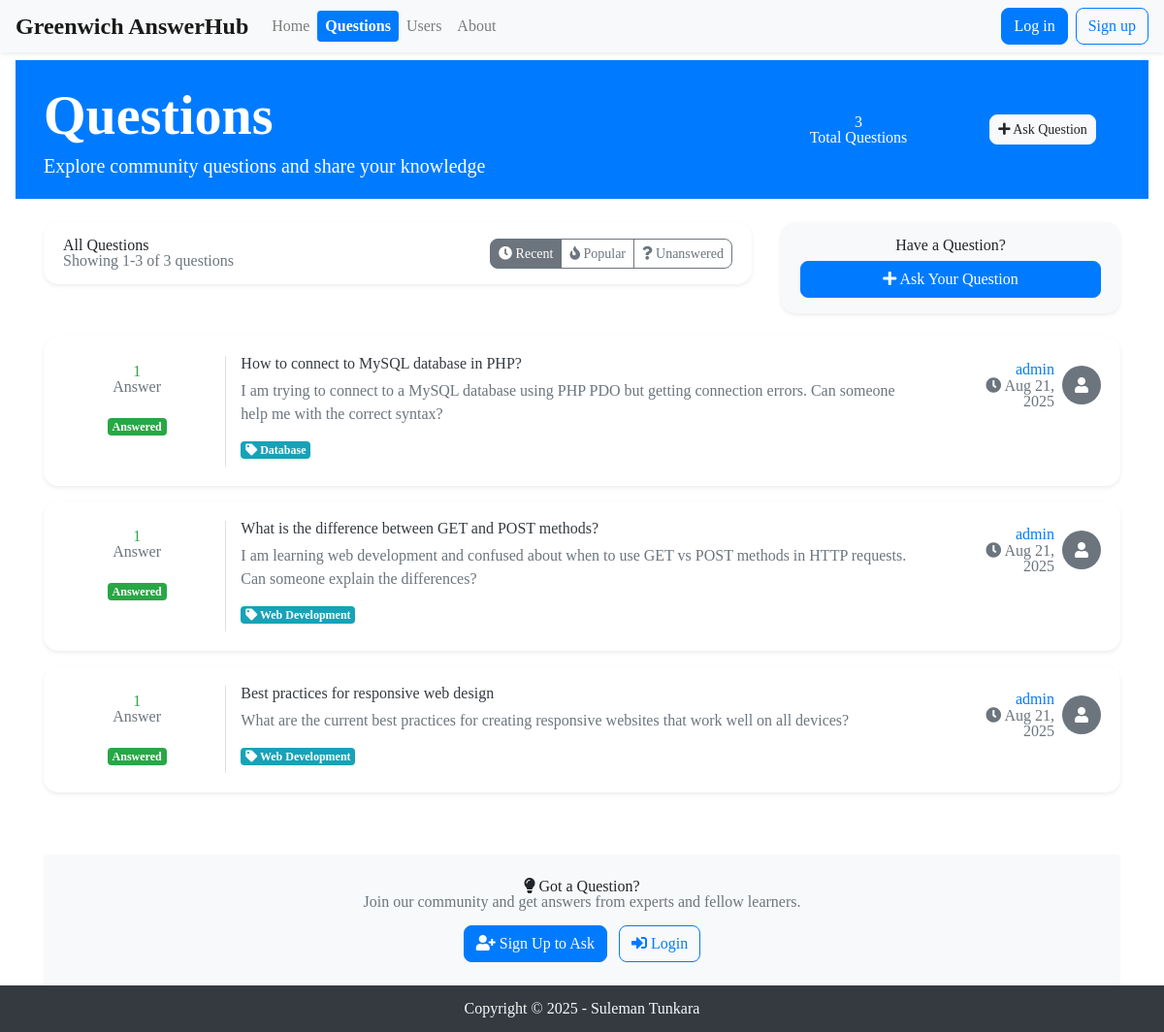
The page /questions.php on the database its author committed.
### tables this page shows
CREATE TABLE `question` (
  `id` int(11) NOT NULL AUTO_INCREMENT,
  `questiontitle` varchar(255) NOT NULL,
  `questiontext` TEXT NOT NULL,
  `questiondate` date NOT NULL,
  `userid` int(11) NOT NULL,
  `categoryid` int(11) NOT NULL,
  `imageData` LONGBLOB NULL,
  `created_at` timestamp NOT NULL DEFAULT current_timestamp(),
  PRIMARY KEY (`id`),
  KEY `idx_userid` (`userid`),
  KEY `idx_categoryid` (`categoryid`),
  KEY `idx_questiondate` (`questiondate`)
);

CREATE TABLE `category` (
  `id` int(11) NOT NULL AUTO_INCREMENT,
  `categoryName` varchar(100) NOT NULL,
  `created_at` timestamp NOT NULL DEFAULT current_timestamp(),
  PRIMARY KEY (`id`),
  KEY `idx_categoryName` (`categoryName`)
);

CREATE TABLE `users` (
  `id` int(11) NOT NULL AUTO_INCREMENT,
  `username` varchar(50) NOT NULL,
  `email` varchar(100) NOT NULL,
  `password` varchar(255) NOT NULL,
  `profile_image` LONGBLOB NULL,
  `created_at` timestamp NOT NULL DEFAULT current_timestamp(),
  PRIMARY KEY (`id`),
  UNIQUE KEY `username` (`username`)
);

### questions.php (called while the page is built, shortened)
<?php
include __DIR__ . '/includes/DatabaseConnection.php';
include __DIR__ . '/includes/DatabaseFunctions.php';
try {
    $questions = getQuestions($pdo);
    $totalQuestions = totalQuestions($pdo);
    $questionsPerPage = 15;
    if ( isset( $_GET[ 'page' ] ) && is_numeric( $_GET[ 'page' ] ) ) {
        $currentPage = $_GET[ 'page' ];
    } else {
        $currentPage = 1;
    }
    $startIndex = ( $currentPage - 1 ) * $questionsPerPage;
    $endIndex = min( $startIndex + $questionsPerPage, $totalQuestions );
    include 'templates/questions.html.php';
} catch (PDOException $e) {
    $title = 'An error has occurred';
    $output = 'Database error: ' . $e->getMessage();
}
include 'templates/layout.html.php';
?>

### includes/DatabaseFunctions.php (called while the page is built, shortened)
<?php
function query( $pdo, $sql, $parameters = [] )
 {
    $query = $pdo->prepare( $sql );
    $query->execute( $parameters );
    return $query;
}
function totalQuestions( $pdo )
 {
    $query = $pdo->prepare( 'SELECT COUNT(*) FROM question' );
    $query->execute();
    return $query->fetchColumn();
}
function getQuestions( $pdo )
 {
    $sql = 'SELECT question.*, users.username, users.profile_image, category.categoryName
            FROM question
            INNER JOIN users ON question.userid = users.id
            INNER JOIN category ON question.categoryid = category.id
            ORDER BY question.questiondate DESC';
    $stmt = query( $pdo, $sql );
    return $stmt->fetchAll( PDO::FETCH_ASSOC );
}
function totalAnswers($pdo, $questionId)
{
    $query = $pdo->prepare('SELECT COUNT(*) AS total_answers FROM answer WHERE questionid = :questionId');
    $query->bindValue(':questionId', $questionId, PDO::PARAM_INT);
    $query->execute();
    $totalAnswers = $query->fetch(PDO::FETCH_ASSOC);
    return $totalAnswers['total_answers'];
}
function shortText($pdo, $questionId)
{
    $query = 'SELECT questiontext FROM question WHERE id = :id';
    $stmt = $pdo->prepare($query);
    $stmt->bindValue(':id', $questionId, PDO::PARAM_INT);
    $stmt->execute();
    $row = $stmt->fetch(PDO::FETCH_ASSOC);
    $text = $row['questiontext'];
    $limit = 230;
    if (strlen($text) > $limit) {
        $truncatedText = substr($text, 0, $limit) . '...';
        return $truncatedText;
    } else {
        return $text;
    }
}

### templates/questions.html.php (the view, shortened to what this page needs)
<body>
<div class="bg-primary text-white py-4 mb-4">
    <div class="container">
        <div class="row align-items-center">
            <div class="col-md-8">
                <h1 class="display-4 font-weight-bold mb-2"></i> Questions</h1>
                <p class="lead mb-0">Explore community questions and share your knowledge</p>
            </div>
            <div class="col-md-4 text-right">
                <div class="row text-center">
                    <div class="col-6">
                        <h3 class="mb-0"><?= $totalQuestions ?></h3>
                        <small>Total Questions</small>
                    </div>
                    <div class="col-6">
                        <a href="registration.php" class="btn btn-light btn-sm">
                            <i class="fas fa-plus"></i> Ask Question
                        </a>
                    </div>
                </div>
            </div>
        </div>
    </div>
</div>
<div class="container">
    <div class="row mb-4">
        <div class="col-md-8">
            <div class="card shadow-sm">
                <div class="card-body py-3">
                    <div class="row align-items-center">
                        <div class="col-md-6">
                            <h5 class="mb-0">All Questions</h5>
                            <small class="text-muted">Showing <?= $startIndex + 1 ?>-<?= min($endIndex, $totalQuestions) ?> of <?= $totalQuestions ?> questions</small>
                        </div>
                        <div class="col-md-6 text-right">
                            <div class="btn-group" role="group">
                                <button type="button" class="btn btn-outline-secondary btn-sm active">
                                    <i class="fas fa-clock"></i> Recent
                                </button>
                                <button type="button" class="btn btn-outline-secondary btn-sm">
                                    <i class="fas fa-fire"></i> Popular
                                </button>
                                <button type="button" class="btn btn-outline-secondary btn-sm">
                                    <i class="fas fa-question"></i> Unanswered
                                </button>
                            </div>
                        </div>
                    </div>
                </div>
            </div>
        </div>
        <div class="col-md-4">
            <div class="card shadow-sm bg-light">
                <div class="card-body py-3 text-center">
                    <h6 class="mb-2">Have a Question?</h6>
                    <a href="registration.php" class="btn btn-primary btn-block">
                        <i class="fas fa-plus"></i> Ask Your Question
                    </a>
                </div>
            </div>
        </div>
    </div>
    <div class="row">
        <div class="col-12">
            <?php if (!empty($questions)): ?>
                <?php for ($i = $startIndex; $i < $endIndex; $i++):
                    $question = $questions[$i];
                    $answerCount = totalAnswers($pdo, $question['id']);
                ?>
                    <div class="card mb-3 shadow-sm question-card">
                        <div class="card-body">
                            <div class="row">
                                <div class="col-md-2 text-center border-right">
                                    <div class="question-stats">
                                        <div class="stat-item mb-2">
                                            <h4 class="mb-0 text-<?= $answerCount > 0 ? 'success' : 'muted' ?>"><?= $answerCount ?></h4>
                                            <small class="text-muted">Answer<?= $answerCount != 1 ? 's' : '' ?></small>
                                        </div>
                                        <div class="stat-item">
                                            <span class="badge badge-<?= $answerCount > 0 ? 'success' : 'secondary' ?>">
                                                <?= $answerCount > 0 ? 'Answered' : 'Open' ?>
                                            </span>
                                        </div>
                                    </div>
                                </div>
                                <div class="col-md-8">
                                    <div class="question-content">
                                        <h5 class="question-title mb-2">
                                            <a href="question_page?id=<?= $question['id'] ?>" class="text-decoration-none text-dark">
                                                <?= htmlspecialchars($question['questiontitle'], ENT_QUOTES, 'UTF-8') ?>
                                            </a>
                                        </h5>
                                        <p class="question-excerpt text-muted mb-3">
                                            <?= shortText($pdo, $question['id']) ?>
                                        </p>
                                        <div class="question-tags mb-2">
                                            <span class="badge badge-info mr-1">
                                                <i class="fas fa-tag"></i> <?= htmlspecialchars($question['categoryName'], ENT_QUOTES, 'UTF-8') ?>
                                            </span>
                                        </div>
                                    </div>
                                </div>
                                <div class="col-md-2 text-right">
                                    <div class="question-author">
                                        <div class="author-info d-flex align-items-center justify-content-end">
                                            <div class="text-right mr-2">
                                                <div class="author-name">
                                                    <a href="user_page?id=<?= $question['username'] ?>"
                                                       class="text-decoration-none font-weight-medium">
                                                        <?= htmlspecialchars($question['username'], ENT_QUOTES, 'UTF-8') ?>
                                                    </a>
                                                </div>
                                                <div class="question-date">
                                                    <small class="text-muted">
                                                        <i class="fas fa-clock"></i>
                                                        <?= date("M d, Y", strtotime($question['questiondate'])) ?>
                                                    </small>
                                                </div>
                                            </div>
                                            <div class="author-avatar">
                                                <?php
                                                $hasProfileImage = ($question['profile_image'] !== null &&
                                                                   !empty($question['profile_image']) &&
                                                                   strlen($question['profile_image']) > 0);
                                                if ($hasProfileImage):
                                                    try {
                                                        $imageData = base64_encode($question['profile_image']);
                                                ?>
                                                    <img
                                                         alt="<?= htmlspecialchars($question['username'], ENT_QUOTES, 'UTF-8') ?>"
                                                         class="rounded-circle"
                                                         style="width: 40px; height: 40px; object-fit: cover;"
                                                         onerror="this.style.display='none'; this.nextElementSibling.style.display='flex';">
                                                    <div class="bg-secondary rounded-circle d-flex align-items-center justify-content-center"
                                                         style="width: 40px; height: 40px; display: none;">
                                                        <i class="fas fa-user text-white"></i>
                                                    </div>
                                                <?php
                                                    } catch (Exception $e) {
                                                ?>
                                                    <div class="bg-secondary rounded-circle d-flex align-items-center justify-content-center"
                                                         style="width: 40px; height: 40px;">
                                                        <i class="fas fa-user text-white"></i>
                                                    </div>
                                                <?php
                                                    }
                                                else:
                                                ?>
                                                    <div class="bg-secondary rounded-circle d-flex align-items-center justify-content-center"
                                                         style="width: 40px; height: 40px;">
                                                        <i class="fas fa-user text-white"></i>
                                                    </div>
                                                <?php endif; ?>
                                            </div>
                                        </div>
                                    </div>
                                </div>
                            </div>
                        </div>
                    </div>
                <?php endfor; ?>
            <?php endif; ?>
        </div>
    </div>
    <div class="bg-light rounded p-4 mt-5 text-center">
        <h4><i class="fas fa-lightbulb"></i> Got a Question?</h4>
        <p class="text-muted mb-3">Join our community and get answers from experts and fellow learners.</p>
        <div>
            <a href="registration.php" class="btn btn-primary mr-2">
                <i class="fas fa-user-plus"></i> Sign Up to Ask
            </a>
            <a href="login.php" class="btn btn-outline-primary">
                <i class="fas fa-sign-in-alt"></i> Login
            </a>
        </div>
    </div>
</div>
</body>

### templates/styles.css (style rules this page uses)
html, body, div, span, applet, object, iframe, h1, h2, h3, h4, h5, h6, p, blockquote, pre, a, abbr, acronym, address, big, cite, code, del, dfn, em, img, ins, kbd, q, s, samp, small, strike, strong, sub, sup, tt, var, b, u, i, center, dl, dt, dd, ol, ul, li, fieldset, form, label, legend, table, caption, tbody, tfoot, thead, tr, th, td, article, aside, canvas, details, embed, figure, figcaption, footer, header, hgroup, menu, nav, output, ruby, section, summary, time, mark, audio, video { margin: 0; padding: 0; border: 0; font-size: 100%; font: inherit; vertical-align: baseline; }
body { line-height: 1; }
.card { border: none; border-radius: 15px; box-shadow: 0 5px 15px rgba(0,0,0,0.08); transition: all 0.3s ease; }
.btn { border-radius: 8px; font-weight: 500; transition: all 0.3s ease; }

### templates/questions.html.php (style rules this page uses)
.question-card { transition: transform 0.2s ease-in-out, box-shadow 0.2s ease-in-out; }
.question-stats .stat-item { padding: 0.5rem 0; }
.author-info { min-height: 60px; }
.question-excerpt { line-height: 1.5; max-height: 3em; overflow: hidden; display: -webkit-box; -webkit-line-clamp: 2; -webkit-box-orient: vertical; }
.font-weight-medium { font-weight: 500; }

### rows shown on the page
question: id "1", shows "Answered", questiontitle "How to connect to MySQL database in PHP?", shortText($pdo, $question['id']) "I am trying to connect to a MySQL database using PHP PDO but getting connection errors. Can someone help me with the correct syntax?", categoryid.categoryName "Database", userid.username "admin", questiondate "Aug 21, 2025"
question: answerCount "1", shows "Answered", questiontitle "What is the difference between GET and POST methods?", shortText($pdo, $question['id']) "I am learning web development and confused about when to use GET vs POST methods in HTTP requests. Can someone explain the differences?", categoryid.categoryName "Web Development", userid.username "admin", questiondate "Aug 21, 2025"
question: answerCount "1", shows "Answered", questiontitle "Best practices for responsive web design", shortText($pdo, $question['id']) "What are the current best practices for creating responsive websites that work well on all devices?", categoryid.categoryName "Web Development", userid.username "admin", questiondate "Aug 21, 2025"

### other values the page prints
$totalQuestions "3"
$startIndex + 1 "1"
min($endIndex, $totalQuestions) "3"
